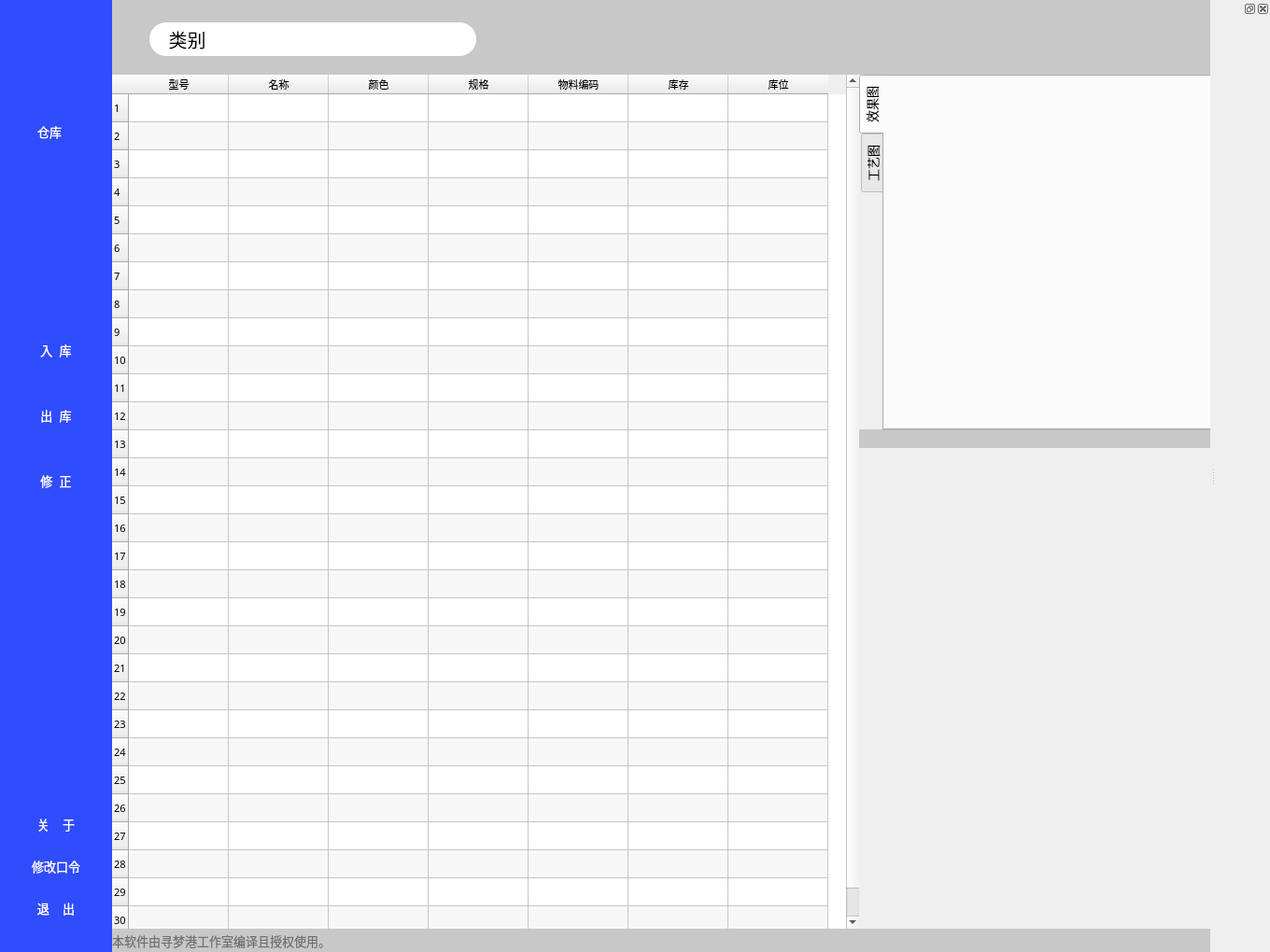
<?xml version="1.0" encoding="UTF-8"?>
<ui version="4.0">
 <class>MainWindow</class>
 <widget class="QMainWindow" name="MainWindow">
  <property name="windowModality">
   <enum>Qt::NonModal</enum>
  </property>
  <property name="enabled">
   <bool>true</bool>
  </property>
  <property name="geometry">
   <rect>
    <x>0</x>
    <y>0</y>
    <width>1360</width>
    <height>1020</height>
   </rect>
  </property>
  <property name="sizePolicy">
   <sizepolicy hsizetype="Preferred" vsizetype="Preferred">
    <horstretch>0</horstretch>
    <verstretch>0</verstretch>
   </sizepolicy>
  </property>
  <property name="minimumSize">
   <size>
    <width>1360</width>
    <height>1020</height>
   </size>
  </property>
  <property name="maximumSize">
   <size>
    <width>1360</width>
    <height>1020</height>
   </size>
  </property>
  <property name="sizeIncrement">
   <size>
    <width>1360</width>
    <height>1020</height>
   </size>
  </property>
  <property name="baseSize">
   <size>
    <width>1360</width>
    <height>1020</height>
   </size>
  </property>
  <property name="font">
   <font>
    <pointsize>10</pointsize>
    <underline>false</underline>
   </font>
  </property>
  <property name="windowTitle">
   <string>仓库管理系统</string>
  </property>
  <property name="windowIcon">
   <iconset>
    <normaloff>resources/warehouse.png</normaloff>resources/warehouse.png</iconset>
  </property>
  <property name="autoFillBackground">
   <bool>false</bool>
  </property>
  <property name="styleSheet">
   <string notr="true">self.setWindowFlags(Qt.FramelessWindowHint)
self.setFixedSize(self.width(),self.height())</string>
  </property>
  <property name="iconSize">
   <size>
    <width>30</width>
    <height>30</height>
   </size>
  </property>
  <property name="animated">
   <bool>false</bool>
  </property>
  <property name="tabShape">
   <enum>QTabWidget::Rounded</enum>
  </property>
  <property name="dockNestingEnabled">
   <bool>true</bool>
  </property>
  <property name="dockOptions">
   <set>QMainWindow::AllowNestedDocks|QMainWindow::ForceTabbedDocks</set>
  </property>
  <property name="unifiedTitleAndToolBarOnMac">
   <bool>false</bool>
  </property>
  <widget class="QWidget" name="centralwidget">
   <property name="enabled">
    <bool>true</bool>
   </property>
   <property name="styleSheet">
    <string notr="true">setWindowFlags (Qt::FramelessWindowHint)</string>
   </property>
   <widget class="QLabel" name="label">
    <property name="geometry">
     <rect>
      <x>0</x>
      <y>0</y>
      <width>120</width>
      <height>1020</height>
     </rect>
    </property>
    <property name="styleSheet">
     <string notr="true">*{
	background:rgb(47, 76, 253)
}</string>
    </property>
    <property name="text">
     <string/>
    </property>
   </widget>
   <widget class="QLabel" name="label_2">
    <property name="geometry">
     <rect>
      <x>25</x>
      <y>50</y>
      <width>70</width>
      <height>70</height>
     </rect>
    </property>
    <property name="text">
     <string/>
    </property>
    <property name="pixmap">
     <pixmap>resources/warehouse.png</pixmap>
    </property>
    <property name="scaledContents">
     <bool>true</bool>
    </property>
   </widget>
   <widget class="QLabel" name="label_3">
    <property name="geometry">
     <rect>
      <x>40</x>
      <y>120</y>
      <width>61</width>
      <height>41</height>
     </rect>
    </property>
    <property name="styleSheet">
     <string notr="true">*{
	
	font: 12pt &quot;黑体&quot;;
	color:rgb(255, 255, 255);
}</string>
    </property>
    <property name="text">
     <string>仓库</string>
    </property>
   </widget>
   <widget class="QPushButton" name="pushButton">
    <property name="enabled">
     <bool>true</bool>
    </property>
    <property name="geometry">
     <rect>
      <x>0</x>
      <y>340</y>
      <width>120</width>
      <height>70</height>
     </rect>
    </property>
    <property name="palette">
     <palette>
      <active>
       <colorrole role="WindowText">
        <brush brushstyle="SolidPattern">
         <color alpha="255">
          <red>255</red>
          <green>255</green>
          <blue>255</blue>
         </color>
        </brush>
       </colorrole>
       <colorrole role="Button">
        <brush brushstyle="SolidPattern">
         <color alpha="255">
          <red>47</red>
          <green>76</green>
          <blue>253</blue>
         </color>
        </brush>
       </colorrole>
       <colorrole role="Text">
        <brush brushstyle="SolidPattern">
         <color alpha="255">
          <red>255</red>
          <green>255</green>
          <blue>255</blue>
         </color>
        </brush>
       </colorrole>
       <colorrole role="ButtonText">
        <brush brushstyle="SolidPattern">
         <color alpha="255">
          <red>255</red>
          <green>255</green>
          <blue>255</blue>
         </color>
        </brush>
       </colorrole>
       <colorrole role="Base">
        <brush brushstyle="SolidPattern">
         <color alpha="255">
          <red>47</red>
          <green>76</green>
          <blue>253</blue>
         </color>
        </brush>
       </colorrole>
       <colorrole role="Window">
        <brush brushstyle="SolidPattern">
         <color alpha="255">
          <red>47</red>
          <green>76</green>
          <blue>253</blue>
         </color>
        </brush>
       </colorrole>
       <colorrole role="PlaceholderText">
        <brush brushstyle="NoBrush">
         <color alpha="128">
          <red>255</red>
          <green>255</green>
          <blue>255</blue>
         </color>
        </brush>
       </colorrole>
      </active>
      <inactive>
       <colorrole role="WindowText">
        <brush brushstyle="SolidPattern">
         <color alpha="255">
          <red>255</red>
          <green>255</green>
          <blue>255</blue>
         </color>
        </brush>
       </colorrole>
       <colorrole role="Button">
        <brush brushstyle="SolidPattern">
         <color alpha="255">
          <red>47</red>
          <green>76</green>
          <blue>253</blue>
         </color>
        </brush>
       </colorrole>
       <colorrole role="Text">
        <brush brushstyle="SolidPattern">
         <color alpha="255">
          <red>255</red>
          <green>255</green>
          <blue>255</blue>
         </color>
        </brush>
       </colorrole>
       <colorrole role="ButtonText">
        <brush brushstyle="SolidPattern">
         <color alpha="255">
          <red>255</red>
          <green>255</green>
          <blue>255</blue>
         </color>
        </brush>
       </colorrole>
       <colorrole role="Base">
        <brush brushstyle="SolidPattern">
         <color alpha="255">
          <red>47</red>
          <green>76</green>
          <blue>253</blue>
         </color>
        </brush>
       </colorrole>
       <colorrole role="Window">
        <brush brushstyle="SolidPattern">
         <color alpha="255">
          <red>47</red>
          <green>76</green>
          <blue>253</blue>
         </color>
        </brush>
       </colorrole>
       <colorrole role="PlaceholderText">
        <brush brushstyle="NoBrush">
         <color alpha="128">
          <red>255</red>
          <green>255</green>
          <blue>255</blue>
         </color>
        </brush>
       </colorrole>
      </inactive>
      <disabled>
       <colorrole role="WindowText">
        <brush brushstyle="SolidPattern">
         <color alpha="255">
          <red>255</red>
          <green>255</green>
          <blue>255</blue>
         </color>
        </brush>
       </colorrole>
       <colorrole role="Button">
        <brush brushstyle="SolidPattern">
         <color alpha="255">
          <red>47</red>
          <green>76</green>
          <blue>253</blue>
         </color>
        </brush>
       </colorrole>
       <colorrole role="Text">
        <brush brushstyle="SolidPattern">
         <color alpha="255">
          <red>255</red>
          <green>255</green>
          <blue>255</blue>
         </color>
        </brush>
       </colorrole>
       <colorrole role="ButtonText">
        <brush brushstyle="SolidPattern">
         <color alpha="255">
          <red>255</red>
          <green>255</green>
          <blue>255</blue>
         </color>
        </brush>
       </colorrole>
       <colorrole role="Base">
        <brush brushstyle="SolidPattern">
         <color alpha="255">
          <red>47</red>
          <green>76</green>
          <blue>253</blue>
         </color>
        </brush>
       </colorrole>
       <colorrole role="Window">
        <brush brushstyle="SolidPattern">
         <color alpha="255">
          <red>47</red>
          <green>76</green>
          <blue>253</blue>
         </color>
        </brush>
       </colorrole>
       <colorrole role="PlaceholderText">
        <brush brushstyle="NoBrush">
         <color alpha="128">
          <red>255</red>
          <green>255</green>
          <blue>255</blue>
         </color>
        </brush>
       </colorrole>
      </disabled>
     </palette>
    </property>
    <property name="cursor">
     <cursorShape>PointingHandCursor</cursorShape>
    </property>
    <property name="styleSheet">
     <string notr="true">*{
	background:rgb(47, 76, 253);
	color:rgb(255, 255, 255);
	font: 15pt &quot;黑体&quot;;
}
QPushButton:hover { background: rgb(87, 104, 255) }</string>
    </property>
    <property name="text">
     <string>入  库</string>
    </property>
    <property name="checkable">
     <bool>true</bool>
    </property>
    <property name="checked">
     <bool>false</bool>
    </property>
    <property name="autoRepeat">
     <bool>false</bool>
    </property>
    <property name="autoExclusive">
     <bool>true</bool>
    </property>
    <property name="autoDefault">
     <bool>false</bool>
    </property>
    <property name="default">
     <bool>false</bool>
    </property>
    <property name="flat">
     <bool>true</bool>
    </property>
   </widget>
   <widget class="QPushButton" name="pushButton_2">
    <property name="geometry">
     <rect>
      <x>0</x>
      <y>410</y>
      <width>120</width>
      <height>70</height>
     </rect>
    </property>
    <property name="cursor">
     <cursorShape>PointingHandCursor</cursorShape>
    </property>
    <property name="styleSheet">
     <string notr="true">*{
	background:rgb(47, 76, 253);
	color:rgb(255, 255, 255);
	font: 15pt &quot;黑体&quot;;
}
QPushButton:hover { background: rgb(87, 104, 255) }</string>
    </property>
    <property name="text">
     <string>出  库</string>
    </property>
    <property name="checkable">
     <bool>true</bool>
    </property>
    <property name="checked">
     <bool>false</bool>
    </property>
    <property name="autoRepeat">
     <bool>false</bool>
    </property>
    <property name="autoExclusive">
     <bool>true</bool>
    </property>
    <property name="autoDefault">
     <bool>false</bool>
    </property>
    <property name="default">
     <bool>false</bool>
    </property>
    <property name="flat">
     <bool>true</bool>
    </property>
   </widget>
   <widget class="QPushButton" name="pushButton_5">
    <property name="geometry">
     <rect>
      <x>0</x>
      <y>480</y>
      <width>120</width>
      <height>70</height>
     </rect>
    </property>
    <property name="cursor">
     <cursorShape>PointingHandCursor</cursorShape>
    </property>
    <property name="styleSheet">
     <string notr="true">*{
	background:rgb(47, 76, 253);
	color:rgb(255, 255, 255);
	font: 15pt &quot;黑体&quot;;
}
QPushButton:hover { background: rgb(87, 104, 255) }</string>
    </property>
    <property name="text">
     <string>修  正</string>
    </property>
    <property name="checkable">
     <bool>true</bool>
    </property>
    <property name="checked">
     <bool>false</bool>
    </property>
    <property name="autoRepeat">
     <bool>false</bool>
    </property>
    <property name="autoExclusive">
     <bool>true</bool>
    </property>
    <property name="autoDefault">
     <bool>false</bool>
    </property>
    <property name="default">
     <bool>false</bool>
    </property>
    <property name="flat">
     <bool>true</bool>
    </property>
   </widget>
   <widget class="QLabel" name="label_4">
    <property name="geometry">
     <rect>
      <x>120</x>
      <y>995</y>
      <width>1240</width>
      <height>25</height>
     </rect>
    </property>
    <property name="styleSheet">
     <string notr="true">*{
	background:rgb(200, 200, 200);
	color:rgb(112, 112, 112);
	font: 11pt &quot;黑体&quot;;
}</string>
    </property>
    <property name="text">
     <string>本软件由寻梦港工作室编译且授权使用。</string>
    </property>
   </widget>
   <widget class="QLabel" name="label_5">
    <property name="geometry">
     <rect>
      <x>120</x>
      <y>0</y>
      <width>1240</width>
      <height>80</height>
     </rect>
    </property>
    <property name="cursor">
     <cursorShape>ArrowCursor</cursorShape>
    </property>
    <property name="mouseTracking">
     <bool>false</bool>
    </property>
    <property name="tabletTracking">
     <bool>false</bool>
    </property>
    <property name="styleSheet">
     <string notr="true">*{
	background:rgb(200, 200, 200);
	font: 12pt &quot;黑体&quot;;
}</string>
    </property>
    <property name="text">
     <string/>
    </property>
   </widget>
   <widget class="QTableWidget" name="tableWidget">
    <property name="enabled">
     <bool>true</bool>
    </property>
    <property name="geometry">
     <rect>
      <x>120</x>
      <y>80</y>
      <width>800</width>
      <height>915</height>
     </rect>
    </property>
    <property name="sizePolicy">
     <sizepolicy hsizetype="Minimum" vsizetype="Minimum">
      <horstretch>0</horstretch>
      <verstretch>0</verstretch>
     </sizepolicy>
    </property>
    <property name="font">
     <font>
      <family>等线</family>
      <pointsize>8</pointsize>
      <weight>50</weight>
      <italic>false</italic>
      <bold>false</bold>
      <underline>false</underline>
      <strikeout>false</strikeout>
      <stylestrategy>PreferDefault</stylestrategy>
     </font>
    </property>
    <property name="mouseTracking">
     <bool>true</bool>
    </property>
    <property name="tabletTracking">
     <bool>true</bool>
    </property>
    <property name="focusPolicy">
     <enum>Qt::StrongFocus</enum>
    </property>
    <property name="toolTip">
     <string/>
    </property>
    <property name="layoutDirection">
     <enum>Qt::LeftToRight</enum>
    </property>
    <property name="autoFillBackground">
     <bool>true</bool>
    </property>
    <property name="styleSheet">
     <string notr="true"/>
    </property>
    <property name="locale">
     <locale language="Chinese" country="China"/>
    </property>
    <property name="frameShape">
     <enum>QFrame::NoFrame</enum>
    </property>
    <property name="frameShadow">
     <enum>QFrame::Plain</enum>
    </property>
    <property name="lineWidth">
     <number>0</number>
    </property>
    <property name="midLineWidth">
     <number>0</number>
    </property>
    <property name="verticalScrollBarPolicy">
     <enum>Qt::ScrollBarAsNeeded</enum>
    </property>
    <property name="horizontalScrollBarPolicy">
     <enum>Qt::ScrollBarAlwaysOff</enum>
    </property>
    <property name="sizeAdjustPolicy">
     <enum>QAbstractScrollArea::AdjustIgnored</enum>
    </property>
    <property name="autoScroll">
     <bool>true</bool>
    </property>
    <property name="tabKeyNavigation">
     <bool>true</bool>
    </property>
    <property name="showDropIndicator" stdset="0">
     <bool>true</bool>
    </property>
    <property name="dragEnabled">
     <bool>false</bool>
    </property>
    <property name="dragDropOverwriteMode">
     <bool>true</bool>
    </property>
    <property name="dragDropMode">
     <enum>QAbstractItemView::NoDragDrop</enum>
    </property>
    <property name="alternatingRowColors">
     <bool>true</bool>
    </property>
    <property name="iconSize">
     <size>
      <width>0</width>
      <height>0</height>
     </size>
    </property>
    <property name="textElideMode">
     <enum>Qt::ElideMiddle</enum>
    </property>
    <property name="gridStyle">
     <enum>Qt::CustomDashLine</enum>
    </property>
    <property name="sortingEnabled">
     <bool>false</bool>
    </property>
    <property name="wordWrap">
     <bool>true</bool>
    </property>
    <property name="cornerButtonEnabled">
     <bool>true</bool>
    </property>
    <property name="rowCount">
     <number>30</number>
    </property>
    <property name="columnCount">
     <number>7</number>
    </property>
    <attribute name="horizontalHeaderVisible">
     <bool>true</bool>
    </attribute>
    <attribute name="horizontalHeaderCascadingSectionResizes">
     <bool>true</bool>
    </attribute>
    <attribute name="horizontalHeaderDefaultSectionSize">
     <number>107</number>
    </attribute>
    <attribute name="horizontalHeaderStretchLastSection">
     <bool>false</bool>
    </attribute>
    <attribute name="verticalHeaderVisible">
     <bool>true</bool>
    </attribute>
    <attribute name="verticalHeaderCascadingSectionResizes">
     <bool>false</bool>
    </attribute>
    <attribute name="verticalHeaderMinimumSectionSize">
     <number>30</number>
    </attribute>
    <attribute name="verticalHeaderDefaultSectionSize">
     <number>30</number>
    </attribute>
    <attribute name="verticalHeaderHighlightSections">
     <bool>true</bool>
    </attribute>
    <attribute name="verticalHeaderShowSortIndicator" stdset="0">
     <bool>false</bool>
    </attribute>
    <attribute name="verticalHeaderStretchLastSection">
     <bool>false</bool>
    </attribute>
    <row>
     <property name="text">
      <string>1</string>
     </property>
    </row>
    <row>
     <property name="text">
      <string>2</string>
     </property>
    </row>
    <row>
     <property name="text">
      <string>3</string>
     </property>
    </row>
    <row>
     <property name="text">
      <string>4</string>
     </property>
    </row>
    <row>
     <property name="text">
      <string>5</string>
     </property>
    </row>
    <row>
     <property name="text">
      <string>6</string>
     </property>
    </row>
    <row>
     <property name="text">
      <string>7</string>
     </property>
    </row>
    <row>
     <property name="text">
      <string>8</string>
     </property>
    </row>
    <row>
     <property name="text">
      <string>9</string>
     </property>
    </row>
    <row>
     <property name="text">
      <string>10</string>
     </property>
    </row>
    <row>
     <property name="text">
      <string>11</string>
     </property>
    </row>
    <row>
     <property name="text">
      <string>12</string>
     </property>
    </row>
    <row>
     <property name="text">
      <string>13</string>
     </property>
    </row>
    <row>
     <property name="text">
      <string>14</string>
     </property>
    </row>
    <row>
     <property name="text">
      <string>15</string>
     </property>
    </row>
    <row>
     <property name="text">
      <string>16</string>
     </property>
    </row>
    <row>
     <property name="text">
      <string>17</string>
     </property>
    </row>
    <row>
     <property name="text">
      <string>18</string>
     </property>
    </row>
    <row>
     <property name="text">
      <string>19</string>
     </property>
    </row>
    <row>
     <property name="text">
      <string>20</string>
     </property>
    </row>
    <row/>
    <row/>
    <row/>
    <row/>
    <row/>
    <row/>
    <row/>
    <row/>
    <row/>
    <row/>
    <column>
     <property name="text">
      <string>型号</string>
     </property>
    </column>
    <column>
     <property name="text">
      <string>名称</string>
     </property>
    </column>
    <column>
     <property name="text">
      <string>颜色</string>
     </property>
    </column>
    <column>
     <property name="text">
      <string>规格</string>
     </property>
    </column>
    <column>
     <property name="text">
      <string>物料编码</string>
     </property>
    </column>
    <column>
     <property name="text">
      <string>库存</string>
     </property>
    </column>
    <column>
     <property name="text">
      <string>库位</string>
     </property>
    </column>
    <item row="0" column="0">
     <property name="foreground">
      <brush brushstyle="SolidPattern">
       <color alpha="255">
        <red>0</red>
        <green>0</green>
        <blue>0</blue>
       </color>
      </brush>
     </property>
    </item>
   </widget>
   <widget class="QToolButton" name="toolButton_2">
    <property name="enabled">
     <bool>true</bool>
    </property>
    <property name="geometry">
     <rect>
      <x>0</x>
      <y>995</y>
      <width>120</width>
      <height>25</height>
     </rect>
    </property>
    <property name="sizePolicy">
     <sizepolicy hsizetype="Minimum" vsizetype="Minimum">
      <horstretch>0</horstretch>
      <verstretch>0</verstretch>
     </sizepolicy>
    </property>
    <property name="font">
     <font>
      <family>黑体</family>
      <pointsize>15</pointsize>
      <weight>50</weight>
      <italic>false</italic>
      <bold>false</bold>
     </font>
    </property>
    <property name="cursor">
     <cursorShape>PointingHandCursor</cursorShape>
    </property>
    <property name="mouseTracking">
     <bool>true</bool>
    </property>
    <property name="tabletTracking">
     <bool>true</bool>
    </property>
    <property name="focusPolicy">
     <enum>Qt::StrongFocus</enum>
    </property>
    <property name="contextMenuPolicy">
     <enum>Qt::CustomContextMenu</enum>
    </property>
    <property name="acceptDrops">
     <bool>false</bool>
    </property>
    <property name="toolTip">
     <string notr="true"/>
    </property>
    <property name="layoutDirection">
     <enum>Qt::LeftToRight</enum>
    </property>
    <property name="autoFillBackground">
     <bool>false</bool>
    </property>
    <property name="styleSheet">
     <string notr="true">*{
	background:rgb(47, 76, 253);
	color:rgb(255, 255, 255);
	font: 15pt &quot;黑体&quot;;
}
QPushButton:hover { background: rgb(87, 104, 255) }</string>
    </property>
    <property name="text">
     <string/>
    </property>
    <property name="icon">
     <iconset>
      <normaloff>resources/菜单扩展按键图标.png</normaloff>resources/菜单扩展按键图标.png</iconset>
    </property>
    <property name="iconSize">
     <size>
      <width>30</width>
      <height>30</height>
     </size>
    </property>
    <property name="checkable">
     <bool>true</bool>
    </property>
    <property name="checked">
     <bool>false</bool>
    </property>
    <property name="autoRepeat">
     <bool>true</bool>
    </property>
    <property name="autoExclusive">
     <bool>false</bool>
    </property>
    <property name="autoRaise">
     <bool>true</bool>
    </property>
   </widget>
   <widget class="QLabel" name="label_8">
    <property name="geometry">
     <rect>
      <x>920</x>
      <y>460</y>
      <width>440</width>
      <height>20</height>
     </rect>
    </property>
    <property name="styleSheet">
     <string notr="true">*{
	background:rgb(200, 200, 200);
	color:rgb(255, 255, 255);
	font: 12pt &quot;黑体&quot;;
}</string>
    </property>
    <property name="text">
     <string/>
    </property>
   </widget>
   <widget class="QPushButton" name="about_us">
    <property name="geometry">
     <rect>
      <x>0</x>
      <y>950</y>
      <width>120</width>
      <height>45</height>
     </rect>
    </property>
    <property name="cursor">
     <cursorShape>PointingHandCursor</cursorShape>
    </property>
    <property name="styleSheet">
     <string notr="true">*{
	background:rgb(47, 76, 253);
	color:rgb(255, 255, 255);
	font: 12pt &quot;黑体&quot;;
}
QPushButton:hover { background: rgb(87, 104, 255) }</string>
    </property>
    <property name="text">
     <string>退    出</string>
    </property>
    <property name="autoDefault">
     <bool>false</bool>
    </property>
    <property name="default">
     <bool>false</bool>
    </property>
    <property name="flat">
     <bool>true</bool>
    </property>
   </widget>
   <widget class="QPushButton" name="check_updates">
    <property name="geometry">
     <rect>
      <x>0</x>
      <y>905</y>
      <width>120</width>
      <height>45</height>
     </rect>
    </property>
    <property name="cursor">
     <cursorShape>PointingHandCursor</cursorShape>
    </property>
    <property name="styleSheet">
     <string notr="true">*{
	background:rgb(47, 76, 253);
	color:rgb(255, 255, 255);
	font: 12pt &quot;黑体&quot;;
}
QPushButton:hover { background: rgb(87, 104, 255) }</string>
    </property>
    <property name="text">
     <string>修改口令</string>
    </property>
    <property name="autoDefault">
     <bool>false</bool>
    </property>
    <property name="default">
     <bool>false</bool>
    </property>
    <property name="flat">
     <bool>true</bool>
    </property>
   </widget>
   <widget class="QPushButton" name="Change_Password">
    <property name="geometry">
     <rect>
      <x>0</x>
      <y>860</y>
      <width>120</width>
      <height>45</height>
     </rect>
    </property>
    <property name="cursor">
     <cursorShape>PointingHandCursor</cursorShape>
    </property>
    <property name="styleSheet">
     <string notr="true">*{
	background:rgb(47, 76, 253);
	color:rgb(255, 255, 255);
	font: 12pt &quot;黑体&quot;;
}
QPushButton:hover { background: rgb(87, 104, 255) }</string>
    </property>
    <property name="text">
     <string>关    于</string>
    </property>
    <property name="autoDefault">
     <bool>false</bool>
    </property>
    <property name="default">
     <bool>false</bool>
    </property>
    <property name="flat">
     <bool>true</bool>
    </property>
   </widget>
   <widget class="QTabWidget" name="tabWidget">
    <property name="geometry">
     <rect>
      <x>920</x>
      <y>80</y>
      <width>440</width>
      <height>381</height>
     </rect>
    </property>
    <property name="tabPosition">
     <enum>QTabWidget::West</enum>
    </property>
    <property name="tabShape">
     <enum>QTabWidget::Rounded</enum>
    </property>
    <property name="currentIndex">
     <number>0</number>
    </property>
    <property name="iconSize">
     <size>
      <width>50</width>
      <height>50</height>
     </size>
    </property>
    <property name="elideMode">
     <enum>Qt::ElideNone</enum>
    </property>
    <widget class="QWidget" name="tab">
     <property name="enabled">
      <bool>true</bool>
     </property>
     <attribute name="title">
      <string>效果图</string>
     </attribute>
    </widget>
    <widget class="QWidget" name="tab_2">
     <attribute name="title">
      <string>工艺图</string>
     </attribute>
    </widget>
   </widget>
   <widget class="QLineEdit" name="lineEdit">
    <property name="enabled">
     <bool>false</bool>
    </property>
    <property name="geometry">
     <rect>
      <x>160</x>
      <y>24</y>
      <width>350</width>
      <height>36</height>
     </rect>
    </property>
    <property name="acceptDrops">
     <bool>false</bool>
    </property>
    <property name="toolTipDuration">
     <number>-1</number>
    </property>
    <property name="layoutDirection">
     <enum>Qt::LeftToRight</enum>
    </property>
    <property name="autoFillBackground">
     <bool>false</bool>
    </property>
    <property name="styleSheet">
     <string notr="true">*{	
	font-family:黑体;
	font-size:20px;
	color: rgb(0,0,0);
	border-radius:18px;
}</string>
    </property>
    <property name="inputMethodHints">
     <set>Qt::ImhNone</set>
    </property>
    <property name="text">
     <string/>
    </property>
    <property name="frame">
     <bool>true</bool>
    </property>
    <property name="echoMode">
     <enum>QLineEdit::Normal</enum>
    </property>
    <property name="cursorPosition">
     <number>0</number>
    </property>
    <property name="alignment">
     <set>Qt::AlignLeading|Qt::AlignLeft|Qt::AlignVCenter</set>
    </property>
    <property name="readOnly">
     <bool>false</bool>
    </property>
    <property name="cursorMoveStyle">
     <enum>Qt::LogicalMoveStyle</enum>
    </property>
    <property name="clearButtonEnabled">
     <bool>true</bool>
    </property>
   </widget>
   <widget class="QPushButton" name="lookup">
    <property name="geometry">
     <rect>
      <x>470</x>
      <y>27</y>
      <width>30</width>
      <height>30</height>
     </rect>
    </property>
    <property name="layoutDirection">
     <enum>Qt::LeftToRight</enum>
    </property>
    <property name="autoFillBackground">
     <bool>false</bool>
    </property>
    <property name="text">
     <string/>
    </property>
    <property name="icon">
     <iconset>
      <normaloff>resources/cz1.png</normaloff>
      <disabledoff>resources/cz1.png</disabledoff>
      <selectedoff>resources/cz1.png</selectedoff>resources/cz1.png</iconset>
    </property>
    <property name="checkable">
     <bool>false</bool>
    </property>
    <property name="autoRepeat">
     <bool>false</bool>
    </property>
    <property name="autoExclusive">
     <bool>false</bool>
    </property>
    <property name="autoDefault">
     <bool>false</bool>
    </property>
    <property name="default">
     <bool>false</bool>
    </property>
    <property name="flat">
     <bool>true</bool>
    </property>
   </widget>
   <widget class="QToolButton" name="toolButton">
    <property name="enabled">
     <bool>true</bool>
    </property>
    <property name="geometry">
     <rect>
      <x>165</x>
      <y>27</y>
      <width>71</width>
      <height>30</height>
     </rect>
    </property>
    <property name="cursor">
     <cursorShape>PointingHandCursor</cursorShape>
    </property>
    <property name="mouseTracking">
     <bool>false</bool>
    </property>
    <property name="tabletTracking">
     <bool>false</bool>
    </property>
    <property name="acceptDrops">
     <bool>false</bool>
    </property>
    <property name="autoFillBackground">
     <bool>false</bool>
    </property>
    <property name="styleSheet">
     <string notr="true">*{	
	font-family:黑体;
	font-size:20px;
	color: rgb(0,0,0);
	border-radius:18px;
}</string>
    </property>
    <property name="text">
     <string>类别</string>
    </property>
    <property name="checkable">
     <bool>false</bool>
    </property>
    <property name="checked">
     <bool>false</bool>
    </property>
    <property name="autoRepeat">
     <bool>false</bool>
    </property>
    <property name="autoExclusive">
     <bool>false</bool>
    </property>
    <property name="popupMode">
     <enum>QToolButton::DelayedPopup</enum>
    </property>
    <property name="toolButtonStyle">
     <enum>Qt::ToolButtonIconOnly</enum>
    </property>
    <property name="autoRaise">
     <bool>false</bool>
    </property>
    <property name="arrowType">
     <enum>Qt::NoArrow</enum>
    </property>
   </widget>
   <widget class="QLineEdit" name="lineEdit_2">
    <property name="geometry">
     <rect>
      <x>250</x>
      <y>24</y>
      <width>220</width>
      <height>36</height>
     </rect>
    </property>
    <property name="acceptDrops">
     <bool>false</bool>
    </property>
    <property name="toolTipDuration">
     <number>-1</number>
    </property>
    <property name="layoutDirection">
     <enum>Qt::LeftToRight</enum>
    </property>
    <property name="autoFillBackground">
     <bool>false</bool>
    </property>
    <property name="styleSheet">
     <string notr="true">*{	
	font-family:黑体;
	font-size:20px;
	color: rgb(0,0,0);
	border-radius:18px;
}</string>
    </property>
    <property name="inputMethodHints">
     <set>Qt::ImhNone</set>
    </property>
    <property name="text">
     <string/>
    </property>
    <property name="frame">
     <bool>true</bool>
    </property>
    <property name="echoMode">
     <enum>QLineEdit::Normal</enum>
    </property>
    <property name="cursorPosition">
     <number>0</number>
    </property>
    <property name="alignment">
     <set>Qt::AlignLeading|Qt::AlignLeft|Qt::AlignVCenter</set>
    </property>
    <property name="readOnly">
     <bool>false</bool>
    </property>
    <property name="cursorMoveStyle">
     <enum>Qt::LogicalMoveStyle</enum>
    </property>
    <property name="clearButtonEnabled">
     <bool>true</bool>
    </property>
   </widget>
   <widget class="QToolButton" name="toolButton_3">
    <property name="geometry">
     <rect>
      <x>1310</x>
      <y>35</y>
      <width>40</width>
      <height>40</height>
     </rect>
    </property>
    <property name="minimumSize">
     <size>
      <width>40</width>
      <height>40</height>
     </size>
    </property>
    <property name="maximumSize">
     <size>
      <width>40</width>
      <height>40</height>
     </size>
    </property>
    <property name="font">
     <font>
      <family>新宋体</family>
      <pointsize>18</pointsize>
     </font>
    </property>
    <property name="cursor">
     <cursorShape>PointingHandCursor</cursorShape>
    </property>
    <property name="styleSheet">
     <string notr="true">*{
	color:rgb(76, 76, 76);
}
</string>
    </property>
    <property name="text">
     <string>…</string>
    </property>
    <property name="autoRaise">
     <bool>true</bool>
    </property>
   </widget>
   <zorder>label</zorder>
   <zorder>label_2</zorder>
   <zorder>label_3</zorder>
   <zorder>pushButton</zorder>
   <zorder>label_4</zorder>
   <zorder>pushButton_2</zorder>
   <zorder>pushButton_5</zorder>
   <zorder>label_5</zorder>
   <zorder>tableWidget</zorder>
   <zorder>toolButton_2</zorder>
   <zorder>label_8</zorder>
   <zorder>about_us</zorder>
   <zorder>check_updates</zorder>
   <zorder>Change_Password</zorder>
   <zorder>tabWidget</zorder>
   <zorder>lineEdit</zorder>
   <zorder>lookup</zorder>
   <zorder>toolButton</zorder>
   <zorder>lineEdit_2</zorder>
   <zorder>toolButton_3</zorder>
  </widget>
  <widget class="QDockWidget" name="dockWidget">
   <property name="sizePolicy">
    <sizepolicy hsizetype="Preferred" vsizetype="Preferred">
     <horstretch>0</horstretch>
     <verstretch>0</verstretch>
    </sizepolicy>
   </property>
   <property name="minimumSize">
    <size>
     <width>5</width>
     <height>5</height>
    </size>
   </property>
   <property name="maximumSize">
    <size>
     <width>560</width>
     <height>1020</height>
    </size>
   </property>
   <property name="sizeIncrement">
    <size>
     <width>560</width>
     <height>1020</height>
    </size>
   </property>
   <attribute name="dockWidgetArea">
    <number>2</number>
   </attribute>
   <widget class="QWidget" name="dockWidgetContents"/>
  </widget>
 </widget>
 <resources/>
 <connections/>
</ui>
